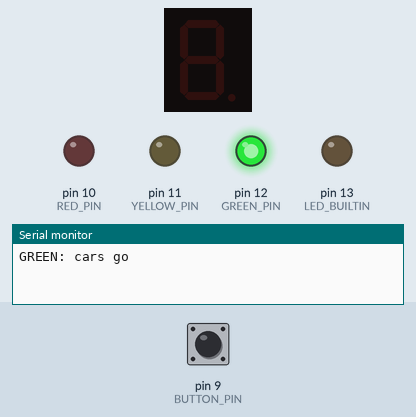
Simulated run of this program. Board: Arduino Uno, built with avr-gcc and run on an emulated ATmega328P. Shown: 1-digit seven-segment display, output pins drawn as LEDs (lit = HIGH), the last lines printed to the serial monitor. Wiring (inferred from the names in the program): 1-digit 7-segment display, segments lit when HIGH: segments pin 2, pin 3, pin 4, pin 5, pin 6, pin 7, pin 8. The inputs (shaded band) are chosen by the test bench; at power-on: pin 9 (BUTTON_PIN) HIGH. The segment pins are drawn as the display they are named for; pins used as bus, display or sensor lines are not drawn.

Above: at 1.2 s.
1.3 s: pin 9 (BUTTON_PIN) pulled LOW for 0.15 s
At 2.0 s:
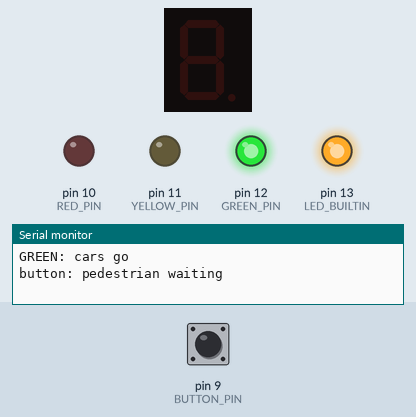
At 8.4 s:
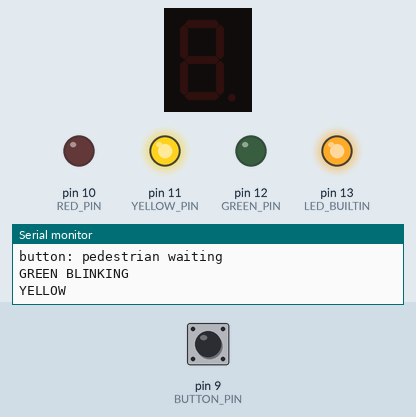
Timing chart, 0 to 21.5 s (numbered marks = the images above; inputs shaded):
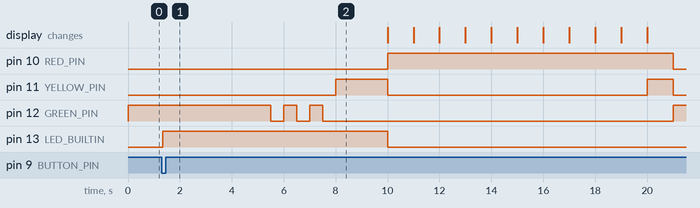

Measured:
- after the input at 1.3 s, pin 10 (RED_PIN): LOW → HIGH after 8.7 s, → LOW 11.0 s later; pin 11 (YELLOW_PIN): LOW → HIGH after 6.7 s, → LOW 2.0 s later, → HIGH 10.0 s later, → LOW 1.0 s later

The program:

main.cpp
```cpp
// Traffic light with a pedestrian button and a countdown display.
//
// Cycle: GREEN (wait for button, at least 5 s) → GREEN blinks 3 times → YELLOW 2 s
//        → RED + countdown 9..0 → RED+YELLOW 1 s → GREEN
// No delay(): loop() runs thousands of times per second and checks millis() every time.
#include <Arduino.h>

// ---------- pins ----------
const int RED_PIN = 10;
const int YELLOW_PIN = 11;
const int GREEN_PIN = 12;
const int BUTTON_PIN = 9;
const int SEGMENT_PINS[7] = {2, 3, 4, 5, 6, 7, 8};  // segments a, b, c, d, e, f, g

// ---------- timing, ms ----------
const unsigned long MIN_GREEN_MS = 5000;     // green stays on at least this long
const int BLINK_COUNT = 3;                   // how many times green blinks
const unsigned long BLINK_PERIOD_MS = 1000;  // one blink: half on, half off
const unsigned long YELLOW_MS = 2000;
const unsigned long COUNT_STEP_MS = 1000;    // countdown: one digit per second
const unsigned long RED_YELLOW_MS = 1000;
const unsigned long DEBOUNCE_MS = 30;

// ---------- digit patterns (same as step 4) ----------
//                            gfedcba
const byte DIGITS[10] = {
  0b0111111, 0b0000110, 0b1011011, 0b1001111, 0b1100110,
  0b1101101, 0b1111101, 0b0000111, 0b1111111, 0b1101111,
};

// ---------- traffic light state ----------
enum State { GREEN, GREEN_BLINK, YELLOW, RED, RED_YELLOW };

State state = GREEN;
unsigned long stateStartMs = 0;  // when the current state was entered
bool pedestrianWaiting = false;  // button pressed, pedestrian is waiting
int secondsLeft = 0;             // digit shown during the countdown
unsigned long lastCountMs = 0;   // when the countdown last ticked

// ---------- debounced button (same as step 3) ----------
int stableButton = HIGH;
int lastRawButton = HIGH;
unsigned long lastButtonChangeMs = 0;

// Returns true once, at the moment of a press. Holding and bounce don't count
bool buttonPressed() {
  int raw = digitalRead(BUTTON_PIN);
  if (raw != lastRawButton) {
    lastButtonChangeMs = millis();
    lastRawButton = raw;
  }
  if (millis() - lastButtonChangeMs >= DEBOUNCE_MS && raw != stableButton) {
    stableButton = raw;
    return stableButton == LOW;  // LOW = pressed (button shorts the pin to GND)
  }
  return false;
}

// ---------- helpers ----------
void setLights(bool red, bool yellow, bool green) {
  digitalWrite(RED_PIN, red);
  digitalWrite(YELLOW_PIN, yellow);
  digitalWrite(GREEN_PIN, green);
}

void showDigit(int n) {
  for (int i = 0; i < 7; i++) {
    digitalWrite(SEGMENT_PINS[i], (DIGITS[n] >> i) & 1);  // bit i: is segment i lit?
  }
}

void clearDisplay() {
  for (int i = 0; i < 7; i++) digitalWrite(SEGMENT_PINS[i], LOW);
}

// Enter a new state: set the lights and remember the start time
void enterState(State s) {
  state = s;
  stateStartMs = millis();

  switch (s) {
    case GREEN:
      setLights(false, false, true);
      clearDisplay();
      Serial.println("GREEN: cars go");
      break;
    case GREEN_BLINK:
      setLights(false, false, true);
      Serial.println("GREEN BLINKING");
      break;
    case YELLOW:
      setLights(false, true, false);
      Serial.println("YELLOW");
      break;
    case RED:
      setLights(true, false, false);
      secondsLeft = 9;
      showDigit(secondsLeft);
      lastCountMs = millis();
      pedestrianWaiting = false;
      digitalWrite(LED_BUILTIN, LOW);
      Serial.println("RED: pedestrians cross");
      break;
    case RED_YELLOW:
      setLights(true, true, false);
      clearDisplay();
      Serial.println("RED + YELLOW: get ready");
      break;
  }
}

void setup() {
  Serial.begin(9600);
  pinMode(RED_PIN, OUTPUT);
  pinMode(YELLOW_PIN, OUTPUT);
  pinMode(GREEN_PIN, OUTPUT);
  pinMode(LED_BUILTIN, OUTPUT);
  pinMode(BUTTON_PIN, INPUT_PULLUP);
  for (int i = 0; i < 7; i++) pinMode(SEGMENT_PINS[i], OUTPUT);

  enterState(GREEN);
}

void loop() {
  // 1. Always check the button, in any state. This is why we avoid delay()
  if (buttonPressed() && state == GREEN && !pedestrianWaiting) {
    pedestrianWaiting = true;
    digitalWrite(LED_BUILTIN, HIGH);  // on-board LED: request accepted, please wait
    Serial.println("button: pedestrian waiting");
  }

  // 2. Time spent in the current state
  unsigned long inState = millis() - stateStartMs;

  // 3. Decide whether to move on
  switch (state) {
    case GREEN:
      if (pedestrianWaiting && inState >= MIN_GREEN_MS) enterState(GREEN_BLINK);
      break;

    case GREEN_BLINK:
      if (inState >= BLINK_COUNT * BLINK_PERIOD_MS) {
        enterState(YELLOW);
      } else {
        // Position inside the current blink: first half on, second half off
        bool on = (inState % BLINK_PERIOD_MS) < BLINK_PERIOD_MS / 2;
        digitalWrite(GREEN_PIN, on);
      }
      break;

    case YELLOW:
      if (inState >= YELLOW_MS) enterState(RED);
      break;

    case RED:
      if (millis() - lastCountMs >= COUNT_STEP_MS) {
        lastCountMs = millis();
        if (secondsLeft == 0) {
          enterState(RED_YELLOW);  // zero was shown for a full second, countdown done
        } else {
          secondsLeft--;
          showDigit(secondsLeft);
          Serial.println(secondsLeft);
        }
      }
      break;

    case RED_YELLOW:
      if (inState >= RED_YELLOW_MS) enterState(GREEN);
      break;
  }
}
```
